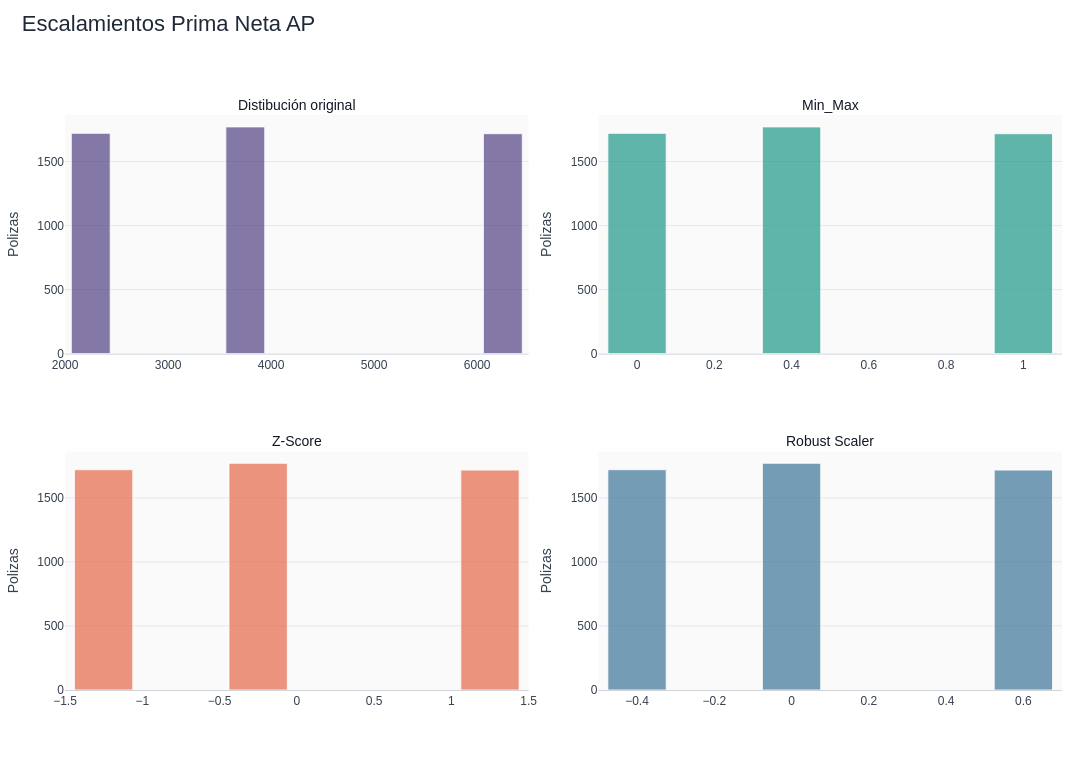

Notebook cell for this chart:
### Code cell
colores = {
    'original': '#5B4B8A',
    'minmax': '#2A9D8F',
    'zscore': '#E76F51',
    'robust': '#457B9D'
}

fig = make_subplots(
    rows=2,
    cols=2,
    horizontal_spacing=0.07,
    vertical_spacing=0.17,
    subplot_titles=[
        'Distibución original',
        'Min_Max',
        'Z-Score',
        'Robust Scaler'
    ]
)

add_histogram_2(fig, df_resumen_AP, 'prima_neta', row=1, col=1, color=colores['original'], nbinsx=10)
add_histogram_2(fig, df_minmax_AP, 'prima_neta_mm', row=1, col=2, color=colores['minmax'], nbinsx=10)
add_histogram_2(fig, df_zscore_AP, 'prima_neta_z', row=2, col=1, color=colores['zscore'], nbinsx=10)
add_histogram_2(fig, df_robust_AP, 'prima_neta_robust', row=2, col=2, color=colores['robust'], nbinsx=10)

fig.update_layout(
    title=dict(
        text='Escalamientos Prima Neta AP',
        x=0.02,
        y=0.98,
        font=dict(size=22, color='#1F2937')
    ),
    template='plotly_white',
    height=760,
    width=1300,
    barmode='group',
    bargap=0.18,
    bargroupgap=0.08,
    hovermode='x unified',
    legend=dict(
        orientation='h',
        yanchor='bottom',
        y=1.03,
        xanchor='right',
        x=1,
        title_text='Ramo'
    ),
    margin=dict(l=60, r=30, t=115, b=70),
    font=dict(family='Arial', size=12, color='#374151'),
    plot_bgcolor='#FAFAFA',
    paper_bgcolor='white'
)

for annotation in fig['layout']['annotations']:
    annotation['font'] = dict(size=14, color='#111827')

fig.update_xaxes(showgrid=False, linecolor='#D1D5DB', tickangle=0)
fig.update_yaxes(
    title_text='Polizas',
    gridcolor='#E5E7EB',
    zeroline=False,
    rangemode='tozero'
)
fig.show()

### Figure 1 — Plotly figure (JSON) as saved in the notebook; plotly's stock layout.template omitted (floating-point values rounded to 4 significant figures; data arrays with more than 128 entries replaced by an {"elided": "..."} marker saying what was removed)
{"data": [{"hovertemplate": "<b>%{x}</b><br>Polizas: %{y:,.0f}<extra></extra>", "marker": {"color": "#5B4B8A", "line": {"color": "white", "width": 0.8}}, "nbinsx": 10, "opacity": 0.74, "showlegend": false, "type": "histogram", "x": {"elided": "5207 float values"}, "xaxis": "x", "yaxis": "y"}, {"hovertemplate": "<b>%{x}</b><br>Polizas: %{y:,.0f}<extra></extra>", "marker": {"color": "#2A9D8F", "line": {"color": "white", "width": 0.8}}, "nbinsx": 10, "opacity": 0.74, "showlegend": false, "type": "histogram", "x": {"elided": "5207 float values"}, "xaxis": "x2", "yaxis": "y2"}, {"hovertemplate": "<b>%{x}</b><br>Polizas: %{y:,.0f}<extra></extra>", "marker": {"color": "#E76F51", "line": {"color": "white", "width": 0.8}}, "nbinsx": 10, "opacity": 0.74, "showlegend": false, "type": "histogram", "x": {"elided": "5207 float values"}, "xaxis": "x3", "yaxis": "y3"}, {"hovertemplate": "<b>%{x}</b><br>Polizas: %{y:,.0f}<extra></extra>", "marker": {"color": "#457B9D", "line": {"color": "white", "width": 0.8}}, "nbinsx": 10, "opacity": 0.74, "showlegend": false, "type": "histogram", "x": {"elided": "5207 float values"}, "xaxis": "x4", "yaxis": "y4"}], "layout": {"annotations": [{"font": {"color": "#111827", "size": 14}, "showarrow": false, "text": "Distibución original", "x": 0.2325, "xanchor": "center", "xref": "paper", "y": 1, "yanchor": "bottom", "yref": "paper"}, {"font": {"color": "#111827", "size": 14}, "showarrow": false, "text": "Min_Max", "x": 0.7675, "xanchor": "center", "xref": "paper", "y": 1, "yanchor": "bottom", "yref": "paper"}, {"font": {"color": "#111827", "size": 14}, "showarrow": false, "text": "Z-Score", "x": 0.2325, "xanchor": "center", "xref": "paper", "y": 0.415, "yanchor": "bottom", "yref": "paper"}, {"font": {"color": "#111827", "size": 14}, "showarrow": false, "text": "Robust Scaler", "x": 0.7675, "xanchor": "center", "xref": "paper", "y": 0.415, "yanchor": "bottom", "yref": "paper"}], "bargap": 0.18, "bargroupgap": 0.08, "barmode": "group", "font": {"color": "#374151", "family": "Arial", "size": 12}, "height": 760, "hovermode": "x unified", "legend": {"orientation": "h", "title": {"text": "Ramo"}, "x": 1, "xanchor": "right", "y": 1.03, "yanchor": "bottom"}, "margin": {"b": 70, "l": 60, "r": 30, "t": 115}, "paper_bgcolor": "white", "plot_bgcolor": "#FAFAFA", "title": {"font": {"color": "#1F2937", "size": 22}, "text": "Escalamientos Prima Neta AP", "x": 0.02, "y": 0.98}, "width": 1300, "xaxis": {"anchor": "y", "domain": [0, 0.465], "linecolor": "#D1D5DB", "showgrid": false, "tickangle": 0}, "xaxis2": {"anchor": "y2", "domain": [0.535, 1.0], "linecolor": "#D1D5DB", "showgrid": false, "tickangle": 0}, "xaxis3": {"anchor": "y3", "domain": [0, 0.465], "linecolor": "#D1D5DB", "showgrid": false, "tickangle": 0}, "xaxis4": {"anchor": "y4", "domain": [0.535, 1.0], "linecolor": "#D1D5DB", "showgrid": false, "tickangle": 0}, "yaxis": {"anchor": "x", "domain": [0.585, 1], "gridcolor": "#E5E7EB", "rangemode": "tozero", "title": {"text": "Polizas"}, "zeroline": false}, "yaxis2": {"anchor": "x2", "domain": [0.585, 1], "gridcolor": "#E5E7EB", "rangemode": "tozero", "title": {"text": "Polizas"}, "zeroline": false}, "yaxis3": {"anchor": "x3", "domain": [0, 0.415], "gridcolor": "#E5E7EB", "rangemode": "tozero", "title": {"text": "Polizas"}, "zeroline": false}, "yaxis4": {"anchor": "x4", "domain": [0, 0.415], "gridcolor": "#E5E7EB", "rangemode": "tozero", "title": {"text": "Polizas"}, "zeroline": false}}}
